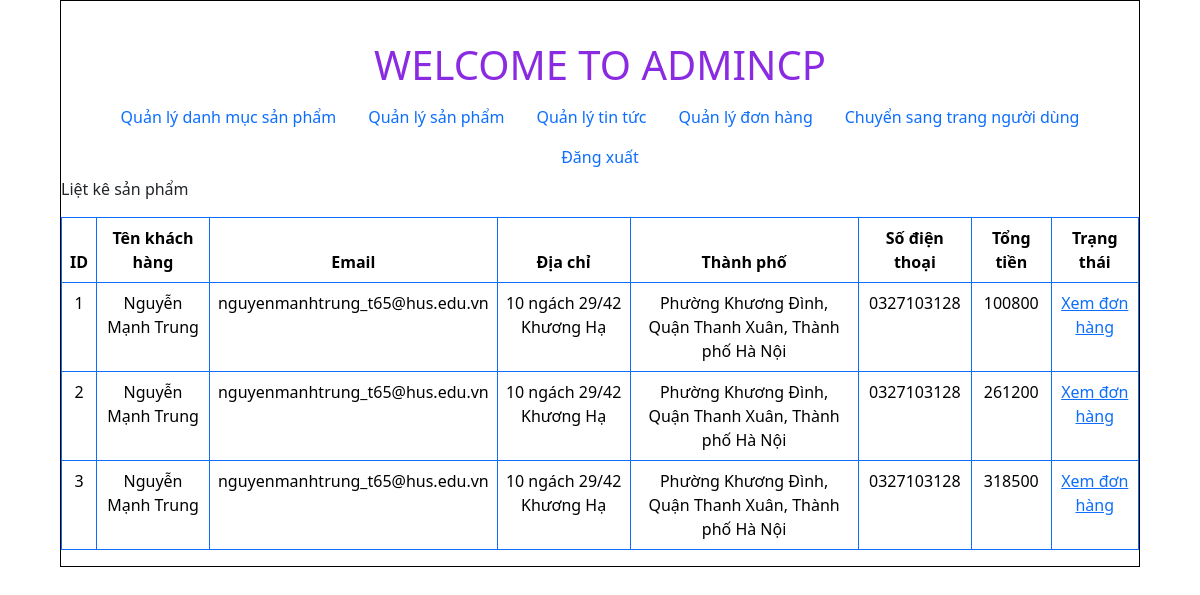
Page /admincp/index.php?action=quanlydonhang&query=lietke on the earlier database version.
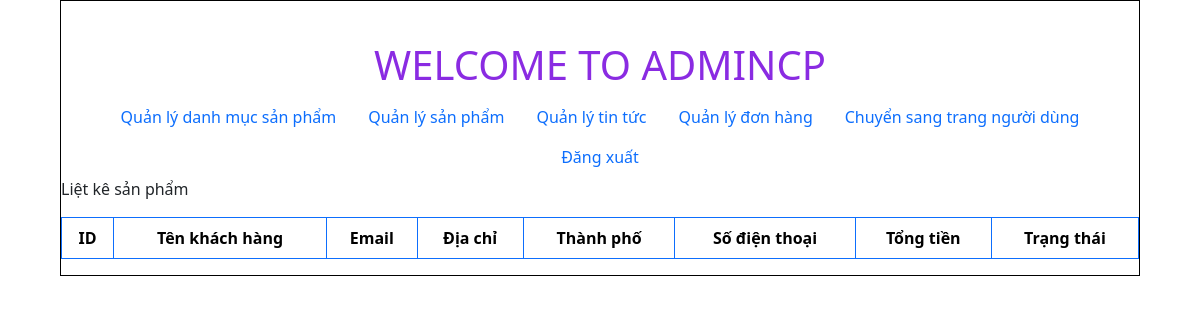
Same page on the later database version.
### tables this page shows
CREATE TABLE `tbl_donhang` (
  `id_donhang` int(11) NOT NULL,
  `ten_kh` varchar(250) NOT NULL,
  `email_kh` varchar(250) NOT NULL,
  `diachi_kh` varchar(250) NOT NULL,
  `thanhpho_kh` varchar(250) NOT NULL,
  `sdt_kh` varchar(250) NOT NULL,
  `tongtien_sanpham` varchar(250) NOT NULL,
  `id` int(11) NOT NULL
);

### admincp/modules/quanlydonhang/lietkedonhang.php (the view)
<?php
$sql_lietke_donhang = "SELECT * FROM tbl_donhang";
$query_lietke_donhang = mysqli_query($conn, $sql_lietke_donhang);
?>
<p>Liệt kê sản phẩm</p>
<center>
  <form method="post" action="modules/quanlysanpham/xuly.php">
    <table class="table table-bordered border-primary" style="text-align: center;">
      <thead>
        <tr>
          <th scope="col">ID</th>
          <th scope="col">Tên khách hàng</th>
          <th scope="col">Email</th>
          <th scope="col">Địa chỉ</th>
          <th scope="col">Thành phố</th>
          <th scope="col">Số điện thoại</th>
          <th scope="col">Tổng tiền</th>
          <th scope="col">Trạng thái</th>
        </tr>
      </thead>
      <tbody>
        <tr>
          <?php
          $i = 0;
          while ($row = mysqli_fetch_array($query_lietke_donhang)) {
            $i++;
          ?>
        <tr>
          <td><?php echo $i ?></td>
          <td><?php echo $row['ten_kh'] ?></td>
          <td><?php echo $row['email_kh'] ?></td>
          <td><?php echo $row['diachi_kh'] ?></td>
          <td><?php echo $row['thanhpho_kh'] ?></td>
          <td><?php echo $row['sdt_kh'] ?></td>
          <td><?php echo $row['tongtien_sanpham'] ?></td>
          <td><a href="?action=quanlydonhang&query=lietkesanpham&id_donhang=<?php echo $row['id_donhang'] ?>">Xem đơn hàng</a></td>
        </tr>
      <?php
          }
      ?>
      </tr>
      </tbody>
    </table>
  </form>
</center>

### admincp/index.php (shortened to what this page needs)
<!DOCTYPE html>
<html lang="en">
<head>
    <link rel="stylesheet" type="text/css" href="css/styleadmincp.css">
    <link href="https://cdn.jsdelivr.net/npm/bootstrap@5.3.2/dist/css/bootstrap.min.css" rel="stylesheet"
>
    <link rel="stylesheet" href="https://cdnjs.cloudflare.com/ajax/libs/font-awesome/5.15.4/css/all.min.css" />
</head>
<body>
    <div class="wrapper">
    <h2 class = "title_admin"><center>WELCOME TO ADMINCP</center></h2>
<?php
            include("modules/menu.php");
            include("modules/main.php");
        ?>
        </div>
</body>
</html>

### admincp/modules/menu.php
<ul class="nav justify-content-center">
  <li class="nav-item">
    <a class="nav-link" href="index.php?action=quanlydanhmucsanpham&query=them">Quản lý danh mục sản phẩm</a>
  </li>
  <li class="nav-item">
    <a class="nav-link" href="index.php?action=quanlysanpham&query=them">Quản lý sản phẩm</a>
  </li>
  <li class="nav-item">
    <a class="nav-link" href="index.php?action=quanlytintuc&query=them">Quản lý tin tức</a>
  </li>
  <li class="nav-item">
    <a class="nav-link" href="index.php?action=quanlydonhang&query=lietke">Quản lý đơn hàng</a>
  </li>
  <li class="nav-item">
    <a class="nav-link" href="/TDQMilk/index.php">Chuyển sang trang người dùng</a>
  </li>
  <li class="nav-item">
    <a class="nav-link" href="index.php?action=dangxuat&query=dangxuat">Đăng xuất</a>
  </li>
</ul>

### admincp/modules/main.php
<div class="main">
<?php
            if(isset($_GET['action']) && $_GET['query']){
                $tam = $_GET['action'];
                $query = $_GET['query'];
            }else{
                $tam = '';
                $query = '';
            }
            if($tam == 'quanlydanhmucsanpham' && $query == 'them'){
                include("modules/quanlydanhmucsanpham/them.php");
                include("modules/quanlydanhmucsanpham/lietke.php");
            }elseif($tam == 'quanlydanhmucsanpham' && $query == 'sua'){
                include('modules/quanlydanhmucsanpham/sua.php');
            }elseif($tam == 'quanlysanpham' && $query == 'them'){
                include('modules/quanlysanpham/them.php');
                include("modules/quanlysanpham/lietke.php");
            }elseif($tam == 'quanlysanpham' && $query == 'sua'){
                include('modules/quanlysanpham/sua.php');
            }elseif($tam == 'quanlytintuc' && $query == 'them'){
                include('modules/quanlytintuc/them.php');
                include("modules/quanlytintuc/lietke.php");
            }elseif($tam == 'quanlytintuc' && $query == 'sua'){
                include('modules/quanlytintuc/sua.php');
            }elseif($tam == 'quanlydonhang' && $query == 'lietke'){
                include('modules/quanlydonhang/lietkedonhang.php');
            }elseif($tam == 'quanlydonhang' && $query == 'lietkesanpham'){
                include('modules/quanlydonhang/lietkesanphamdonhang.php');
            }elseif($tam == 'dangxuat' && $query == 'dangxuat'){
                include('../pages/Logout/logout.php');
            }else{
                include("modules/dashboard.php");
            }
        ?>
</div>

### admincp/css/styleadmincp.css (style rules this page uses)
.wrapper { border: 1px solid #000; height: auto; width: 90%; margin: 0 auto; }
.title_admin { font-size: 40px; margin-top: 40px; color: blueviolet; }

Differences in the rows shown:
removed tbl_donhang: ten_kh "Nguyễn Mạnh Trung", email_kh "nguyenmanhtrung_t65@hus.edu.vn", diachi_kh "10 ngách 29/42 Khương Hạ", thanhpho_kh "Phường Khương Đình, Quận Thanh Xuân, Thành phố Hà Nội", sdt_kh "0327103128", tongtien_sanpham "100800"
removed tbl_donhang: ten_kh "Nguyễn Mạnh Trung", email_kh "nguyenmanhtrung_t65@hus.edu.vn", diachi_kh "10 ngách 29/42 Khương Hạ", thanhpho_kh "Phường Khương Đình, Quận Thanh Xuân, Thành phố Hà Nội", sdt_kh "0327103128", tongtien_sanpham "261200"
removed tbl_donhang: ten_kh "Nguyễn Mạnh Trung", email_kh "nguyenmanhtrung_t65@hus.edu.vn", diachi_kh "10 ngách 29/42 Khương Hạ", thanhpho_kh "Phường Khương Đình, Quận Thanh Xuân, Thành phố Hà Nội", sdt_kh "0327103128", tongtien_sanpham "318500"
